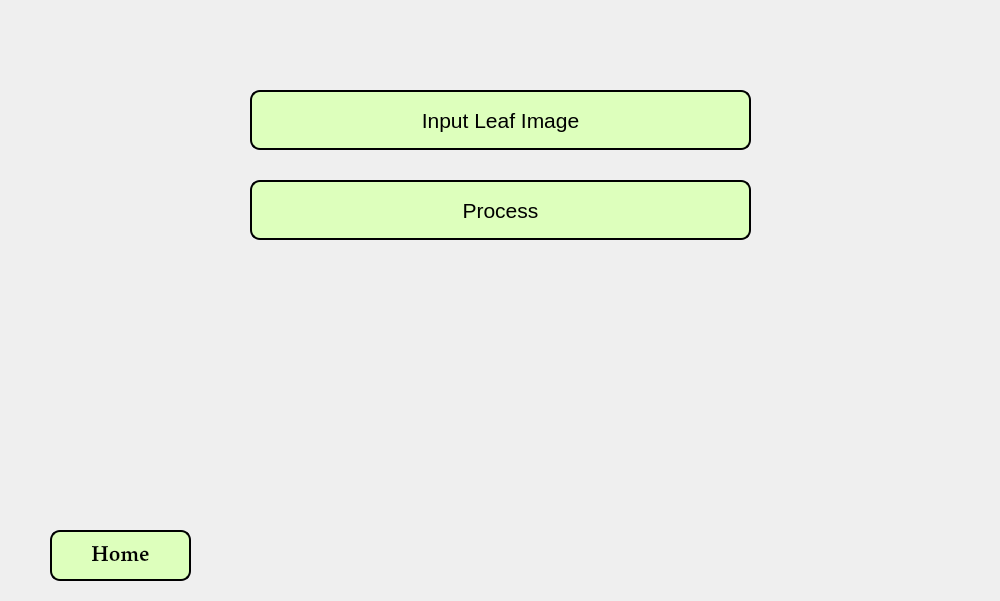
<?xml version="1.0" encoding="UTF-8"?>
<ui version="4.0">
 <class>widget</class>
 <widget class="QWidget" name="widget">
  <property name="geometry">
   <rect>
    <x>0</x>
    <y>0</y>
    <width>1000</width>
    <height>601</height>
   </rect>
  </property>
  <property name="windowTitle">
   <string>Form</string>
  </property>
  <widget class="QPushButton" name="Input">
   <property name="geometry">
    <rect>
     <x>250</x>
     <y>90</y>
     <width>501</width>
     <height>60</height>
    </rect>
   </property>
   <property name="font">
    <font>
     <pointsize>16</pointsize>
    </font>
   </property>
   <property name="styleSheet">
    <string notr="true">QPushButton#Input{
background-color:#ddffbc;
color : black;
border-style:outset;
border-width:2px;
border-color:black;
border-radius:10px;
padding :10px
}
</string>
   </property>
   <property name="text">
    <string>Input Leaf Image</string>
   </property>
  </widget>
  <widget class="QPushButton" name="preprocessing">
   <property name="geometry">
    <rect>
     <x>250</x>
     <y>180</y>
     <width>501</width>
     <height>60</height>
    </rect>
   </property>
   <property name="font">
    <font>
     <pointsize>16</pointsize>
    </font>
   </property>
   <property name="styleSheet">
    <string notr="true">QPushButton#preprocessing{
background-color:#ddffbc;
color : black;
border-style:outset;
border-width:2px;
border-color:black;
border-radius:10px;
padding :10px
}
</string>
   </property>
   <property name="text">
    <string>Process</string>
   </property>
  </widget>
  <widget class="QPushButton" name="Home">
   <property name="geometry">
    <rect>
     <x>50</x>
     <y>530</y>
     <width>141</width>
     <height>51</height>
    </rect>
   </property>
   <property name="font">
    <font>
     <family>Palatino Linotype</family>
     <pointsize>16</pointsize>
     <weight>75</weight>
     <bold>true</bold>
    </font>
   </property>
   <property name="styleSheet">
    <string notr="true">QPushButton#Home{
background-color:#ddffbc;
color : black;
border-style:outset;
border-width:2px;
border-color:black;
border-radius:10px;
padding :10px
}
</string>
   </property>
   <property name="text">
    <string>Home</string>
   </property>
  </widget>
  <widget class="QLabel" name="bg">
   <property name="geometry">
    <rect>
     <x>0</x>
     <y>0</y>
     <width>1001</width>
     <height>601</height>
    </rect>
   </property>
   <property name="text">
    <string/>
   </property>
  </widget>
  <zorder>bg</zorder>
  <zorder>Input</zorder>
  <zorder>preprocessing</zorder>
  <zorder>Home</zorder>
 </widget>
 <resources/>
 <connections/>
</ui>
